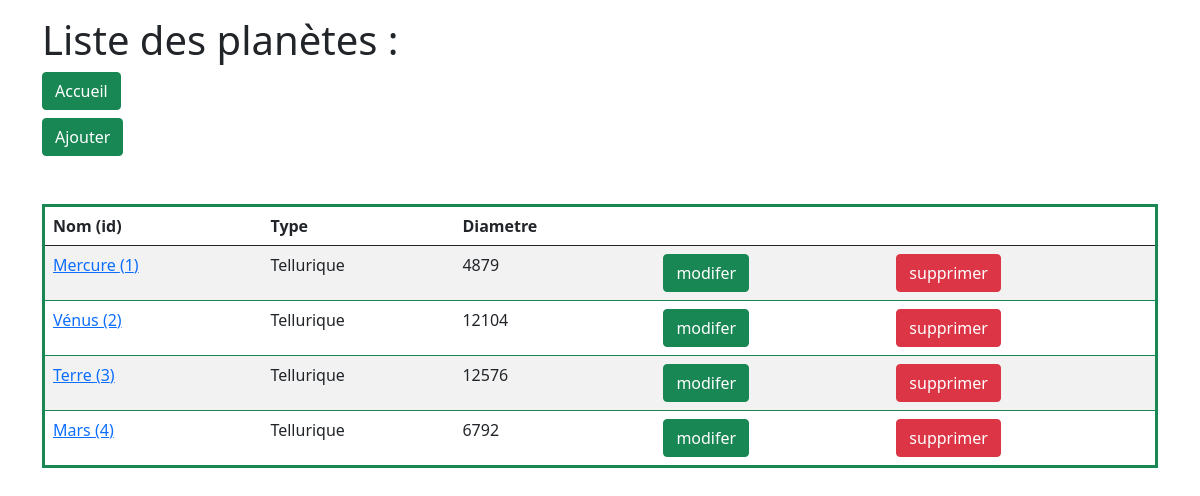
Page /?page=planet&tellurique on the committed database.
### tables this page shows
CREATE TABLE IF NOT EXISTS `planet` (
  `id` int(11) NOT NULL AUTO_INCREMENT,
  `nom` varchar(7) DEFAULT NULL,
  `type` varchar(10) DEFAULT NULL,
  `diametre` mediumint(9) DEFAULT NULL,
  `gravite` float DEFAULT NULL,
  `lien_nasa` varchar(180) DEFAULT NULL,
  PRIMARY KEY (`id`)
);

### Models/planetManager.php (called while the page is built, shortened)
<?php
require_once 'Models/planetModel.php';
class PlanetManager {
    public static function getAllTellurique(): Array {
        $planetQuery = $GLOBALS['db']->query("SELECT * FROM planet WHERE type = 'Tellurique'");
        return $planetQuery->fetchAll(PDO::FETCH_CLASS, 'planet');
    }
}

### Models/planetModel.php (called while the page is built, shortened)
<?php
class Planet {
    private int $id;
    private string $nom;
    private string $type;
    private int $diametre;
    public function getId(): int { return $this->id; }
    public function getNom(): string { return $this->nom; }
    public function getType(): string { return $this->type; }
    public function getDiametre(): int { return $this->diametre; }
}

### Views/planetsView.php (the view, shortened to what this page needs)
<div class="container mt-3">
    <h1>Liste des planètes : </h1>
    <a class="btn btn-success mb-2" href="?">Accueil</a><br>
    <a class="btn btn-success" href="?page=planet&action=insert">Ajouter</a>
</div>
<div class="container">
        <table class="table table-striped table-hover mt-5 border border-3 border-success">
            <thead>
                <tr>
                    <th>Nom (id)</th>
                    <th>Type</th>
                    <th>Diametre</th>
                    <th></th>
                    <th></th>
                </tr>
            </thead>
            <tbody>
                <?php
                    foreach($planetList as $planet) {
                        echo '<tr>';
                            echo '<td><a href="?page=planet&id='.$planet->getId().'">';
                            echo $planet->getNom()?: 'N/A';
                            echo ' ('.$planet->getId()?: 'N/A';
                            echo ')';
                            echo '</a></td>';
                            echo '<td>';
                            echo $planet->getType()?: 'N/A';
                            echo '</td>';
                            echo '<td>';
                            echo $planet->getDiametre()?: 'N/A';
                            echo '</td>';
                            echo '<td>';
                            echo '<a class="btn btn-success ms-2" href="?page=planet&id='.$planet->getId().'&action=update">modifer</a>';
                            echo '</td>';
                            echo '<td>';
                            echo '<a class="btn btn-danger ms-2" href="?page=planet&id='.$planet->getId().'&action=delete">supprimer</a>';
                            echo '</td>';
                        echo '</tr>';
                    }
                ?>
            </tbody>
        </table>
    </div>
<?php
require_once 'Views/template.php';

### rows in the picture
planet: nom "Mercure", id "(1", type "Tellurique", diametre "4879"
planet: nom "Vénus", id "(2", type "Tellurique", diametre "12104"
planet: nom "Terre", id "(3", type "Tellurique", diametre "12576"
planet: nom "Mars", id "(4", type "Tellurique", diametre "6792"
